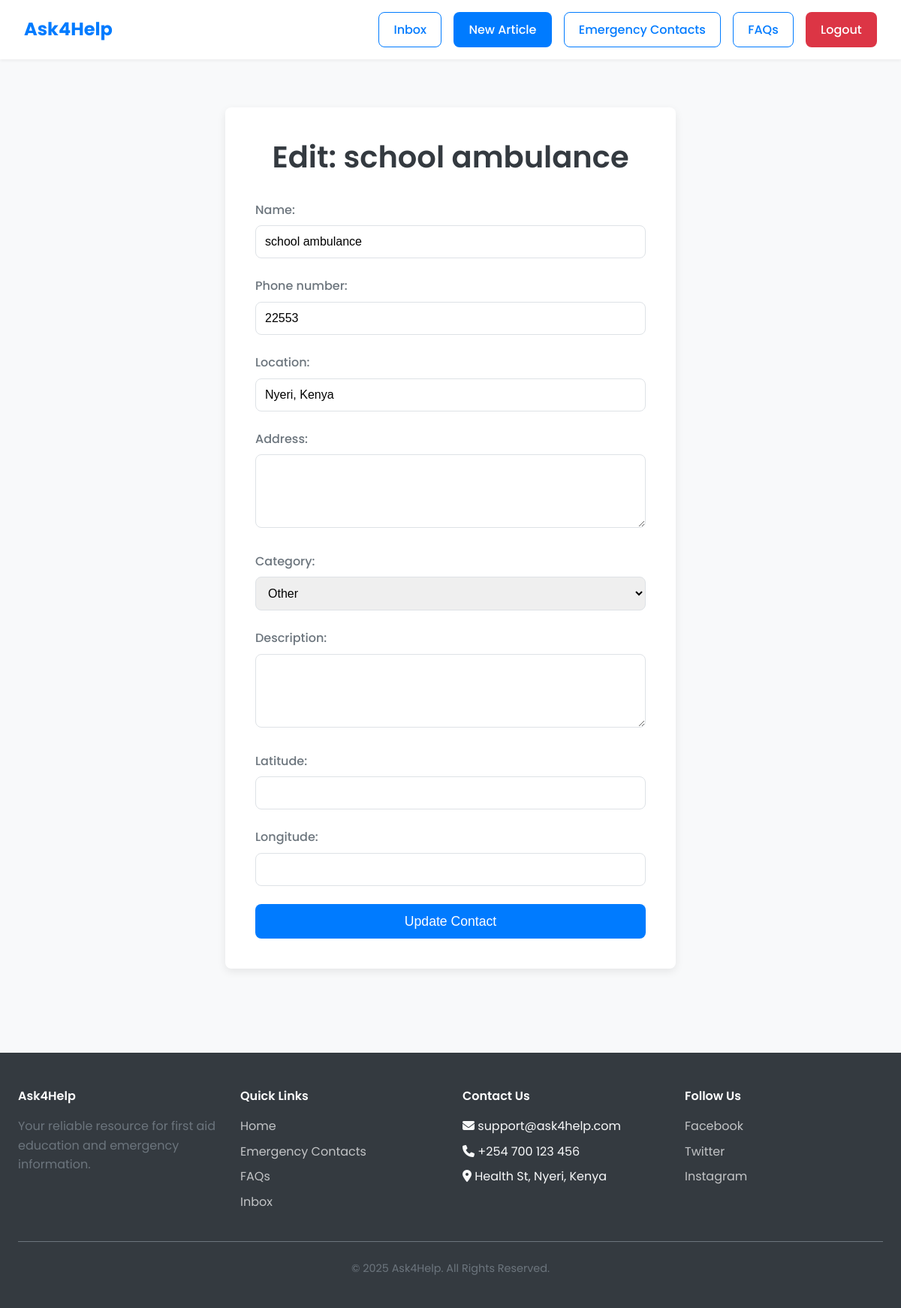
The page /contacts/edit/4/ (signed in) on the database its author committed.
### contacts/models.py (models this page shows, shortened)
class EmergencyContact(models.Model):
    CATEGORY_CHOICES = [
        ('hospital', 'Hospital'),
        ('ambulance', 'Ambulance'),
        ('police', 'Police'),
        ('fire', 'Fire Department'),
        ('hotline', 'Emergency Hotline'),
        ('other', 'Other'),
    ]
    name = models.CharField(max_length=100)
    phone_number = models.CharField(max_length=15)
    location = models.CharField(max_length=100)  # E.g., city or region
    address = models.TextField(blank=True)  # Detailed address
    category = models.CharField(max_length=20, choices=CATEGORY_CHOICES, default='other')
    description = models.TextField(blank=True)  # E.g., "24/7 trauma center"
    is_verified = models.BooleanField(default=False)
    latitude = models.FloatField(null=True, blank=True)  # For future geolocation
    longitude = models.FloatField(null=True, blank=True)
    created_by = models.ForeignKey(User, on_delete=models.SET_NULL, null=True, blank=True)
    created_at = models.DateTimeField(auto_now_add=True)
    class Meta:
        ordering = ['category', 'location', 'name']

### contacts/views.py (the view)
# urls.py: path('edit/<int:pk>/', views.edit_contact, name='edit_contact'),
@login_required
@user_passes_test(is_admin)
def edit_contact(request, pk):
    contact = EmergencyContact.objects.get(pk=pk)
    if request.method == 'POST':
        form = EmergencyContactForm(request.POST, instance=contact)
        if form.is_valid():
            form.save()
            return redirect('contacts:emergency_contacts')
    else:
        form = EmergencyContactForm(instance=contact)
    return render(request, 'contacts/edit_contact.html', {'form': form, 'contact': contact})

### contacts/forms.py (shortened to what this page needs)
class EmergencyContactForm(forms.ModelForm):
    class Meta:
        model = EmergencyContact
        fields = ['name', 'phone_number', 'location', 'address', 'category', 'description', 'latitude', 'longitude']
        widgets = {
            'name': forms.TextInput(attrs={'class': 'w-full py-4 px-6 rounded-xl'}),
            'phone_number': forms.TextInput(attrs={'class': 'w-full py-4 px-6 rounded-xl'}),
            'location': forms.TextInput(attrs={'class': 'w-full py-4 px-6 rounded-xl'}),
            'address': forms.Textarea(attrs={'class': 'w-full py-4 px-6 rounded-xl', 'rows': 4}),
            'description': forms.Textarea(attrs={'class': 'w-full py-4 px-6 rounded-xl', 'rows': 4}),
            'category': forms.Select(attrs={'class': 'w-full py-4 px-6 rounded-xl'}),
            'latitude': forms.NumberInput(attrs={'class': 'w-full py-4 px-6 rounded-xl'}),
            'longitude': forms.NumberInput(attrs={'class': 'w-full py-4 px-6 rounded-xl'}),
        }

### contacts/views.py (called while the page is built)
def is_admin(user):
    return user.is_superuser

### contacts/templates/contacts/edit_contact.html (shortened to what this page needs)
{% extends 'education/base.html' %}
{% load static %}
{% block content %}
<div class="form-container">
    <h1 class="form-title">Edit: {{ contact.name }}</h1>
    <form method="post" action="." class="styled-form">
        {{ form.as_p }}
        <button type="submit" class="submit-btn">Update Contact</button>
    </form>
</div>
{% endblock %}

### static/css/styles.css (style rules this page uses)
:root { --primary-color: #007BFF; --secondary-color: #17A2B8; --success-color: #28a745; --danger-color: #dc3545; --light-color: #f8f9fa; --dark-color: #343a40; --gray-color: #6c757d; --border-color: #dee2e6; --shadow: 0 4px 12px rgba(0, 0, 0, 0.08); --shadow-hover: 0 6px 16px rgba(0, 0, 0, 0.12); --border-radius: 8px; --font-family: 'Poppins', sans-serif; }
* { box-sizing: border-box; margin: 0; padding: 0; }
body { font-family: var(--font-family); background-color: var(--light-color); color: var(--dark-color); line-height: 1.6; }
h1, h2, h3, h4, h5, h6 { color: var(--dark-color); font-weight: 600; line-height: 1.3; margin-bottom: 0.75rem; }
h1 { font-size: 2.5rem; }
p { margin-bottom: 1rem; color: var(--gray-color); }
.form-container, .auth-container { max-width: 600px; margin: 2rem auto; padding: 2.5rem; background-color: #fff; border-radius: var(--border-radius); box-shadow: var(--shadow); }
.form-title, .auth-title { text-align: center; margin-bottom: 2rem; color: var(--dark-color); }
.form-group, .styled-form p { margin-bottom: 1.5rem; }
.form-group label, .styled-form label { display: block; font-weight: 500; margin-bottom: 0.5rem; }
.form-group input, .styled-form input, .styled-form select, .styled-form textarea { width: 100%; padding: 0.75rem; border: 1px solid var(--border-color); border-radius: var(--border-radius); font-size: 1rem; transition: border-color 0.3s ease, box-shadow 0.3s ease; }
.submit-btn, .auth-btn { width: 100%; padding: 0.8rem; font-size: 1.1rem; background-color: var(--primary-color); color: #fff; border: none; border-radius: var(--border-radius); cursor: pointer; transition: background-color 0.3s ease; }

### rows shown on the page
EmergencyContact: name "school ambulance", phone_number "22553", location "Nyeri, Kenya", category "Other"
